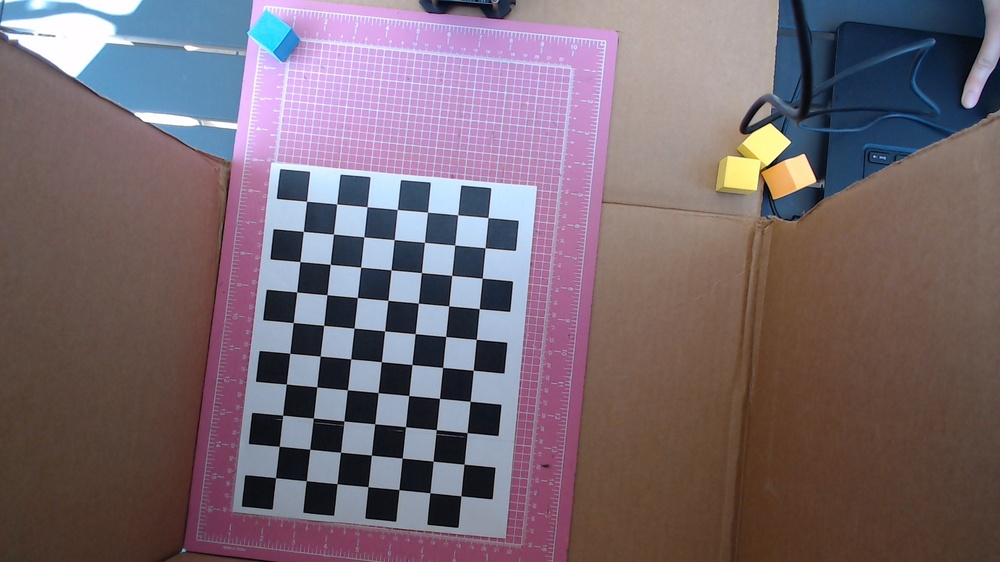
#> input picture src/WIN_20250413_16_06_25_Pro.jpg, 1000 x 562 px, shrunk from 1920 x 1080 before the run
$ python librarysandboxapril13.py
#> lines starting #> are read from the running program, lines starting #| are printed output that depends on the picture; after the words box and inside, x2 and y2 are one past the last pixel; in counts of white or black regions, pixels touching at a corner belong together
import numpy as np
import cv2 as cv
import glob

# termination criteria
criteria = (cv.TERM_CRITERIA_EPS + cv.TERM_CRITERIA_MAX_ITER, 30, 0.001)

# prepare object points, like (0,0,0), (1,0,0), (2,0,0) ....,(6,5,0)
objp = np.zeros((6*7,3), np.float32)
objp[:,:2] = np.mgrid[0:7,0:6].T.reshape(-1,2)

# Arrays to store object points and image points from all the images.
objpoints = [] # 3d point in real world space
imgpoints = [] # 2d points in image plane.

images = glob.glob('WIN_20250413_16_06_25_Pro.jpg')

for fname in images:
    img = cv.imread(fname)
#> img is the input picture: shape (562, 1000, 3); mean B, G, R 112.6, 104.2, 119.8
    gray = cv.cvtColor(img, cv.COLOR_BGR2GRAY)
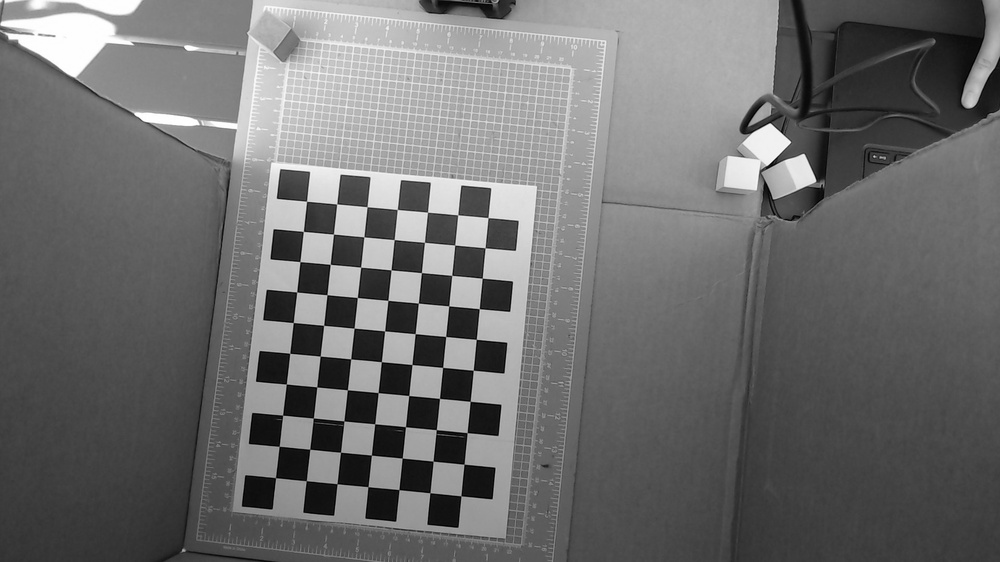
#> gray: shape (562, 1000); min 0, max 255, mean 109.9

    # Find the chess board corners
    ret, corners = cv.findChessboardCorners(gray, (10,7), None)
#> ret = True; corners = 70 rows, first 8: [275.5, 477.5], [279.2, 446.4], [282.5, 415.3], [286.4, 384], [289.7, 353.4], [293.4, 322.5], [296.6, 292], [299.8, 261.6]

    # If found, add object points, image points (after refining them)
    if ret == True:
        objpoints.append(objp)

        corners2 = cv.cornerSubPix(gray,corners, (11,11), (-1,-1), criteria)
#> corners2 = 70 rows, first 8: [275.5, 477.6], [279.2, 446.3], [282.6, 415.3], [286.3, 384], [289.7, 353.3], [293.3, 322.6], [296.7, 291.9], [299.9, 261.6]
        imgpoints.append(corners2)

        # Draw and display the corners
        cv.drawChessboardCorners(img, (10,7), corners2, ret)
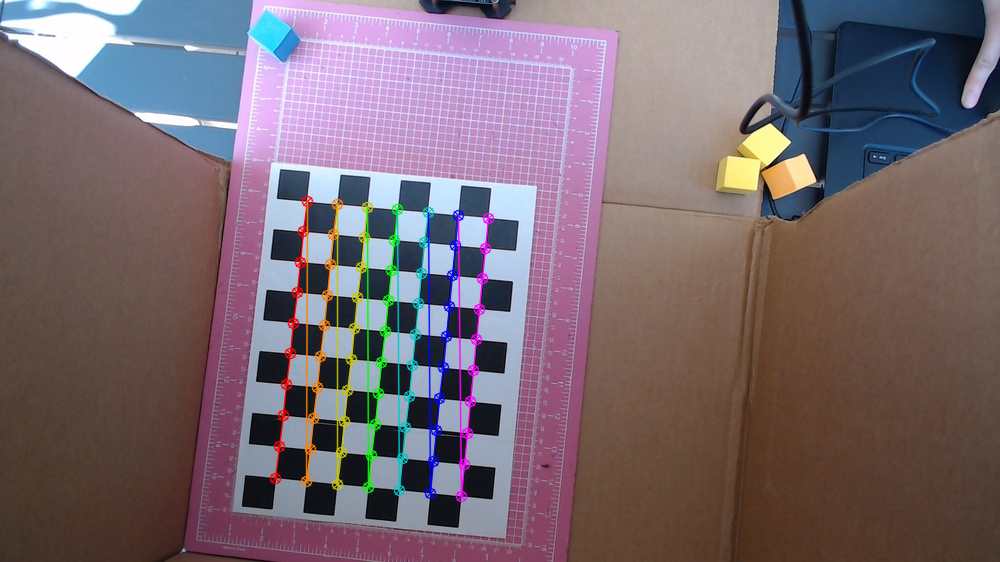
#> img: shape (562, 1000, 3); 2.88% of pixels changed, all inside (x1, y1, x2, y2) = (269, 195, 495, 503)
        cv.imshow('img', img)
        cv.waitKey(500)

cv.destroyAllWindows()


#> (the run stopped early here; a loop or call above may not have finished)

$ run again, with src/WIN_20250413_16_07_20_Pro.jpg copied over src/WIN_20250413_16_06_25_Pro.jpg
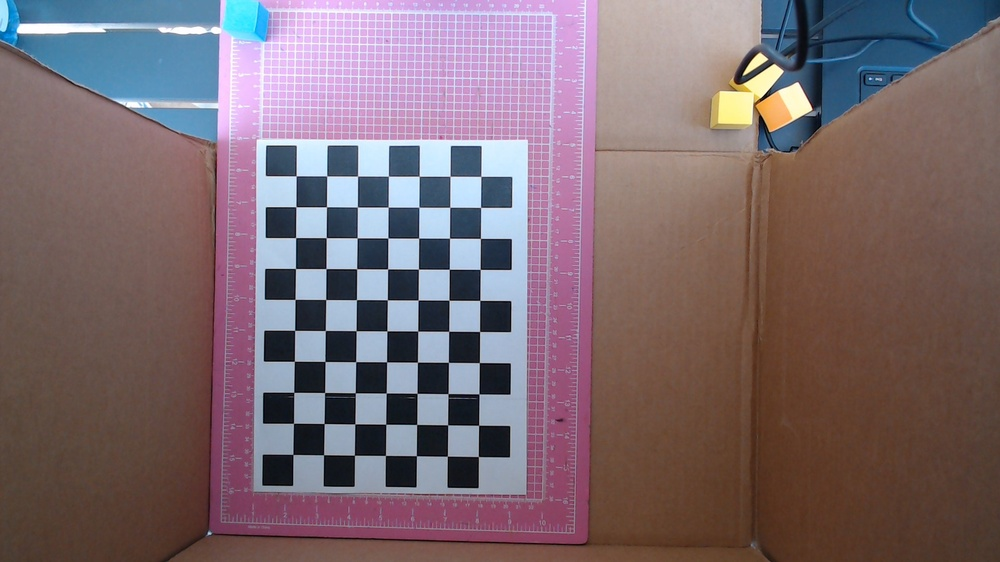
#> input picture src/WIN_20250413_16_07_20_Pro.jpg, 1000 x 562 px, shrunk from 1920 x 1080 before the run
#> img is the input picture: shape (562, 1000, 3); mean B, G, R 111.7, 105.7, 123.6
#> `gray = cv.cvtColor(img, cv.COLOR_BGR2GRAY)`:
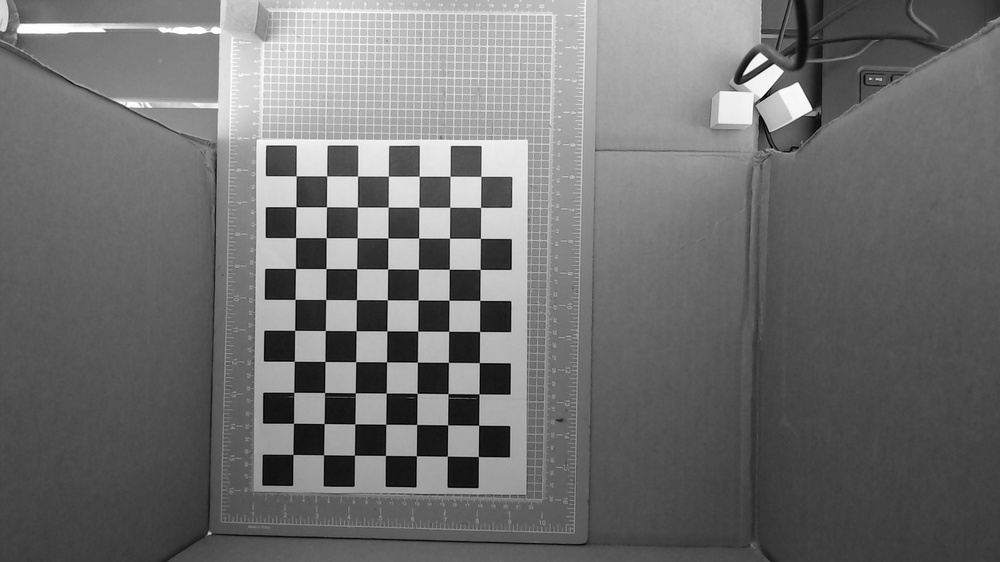
#> gray: shape (562, 1000); min 0, max 255, mean 111.7
#> ret = True; corners = 70 rows, first 8: [292.9, 454.5], [293.5, 423.3], [293.8, 392.4], [294.4, 361.3], [294.6, 330.4], [295, 299.4], [295.5, 268.5], [295.6, 237.6]
#> corners2 = 70 rows, first 8: [292.9, 454.4], [293.5, 423.3], [293.7, 392.4], [294.4, 361.3], [294.6, 330.4], [295, 299.4], [295.5, 268.5], [295.6, 237.6]
#> `cv.drawChessboardCorners(img, (10,7), corners2, ret)`:
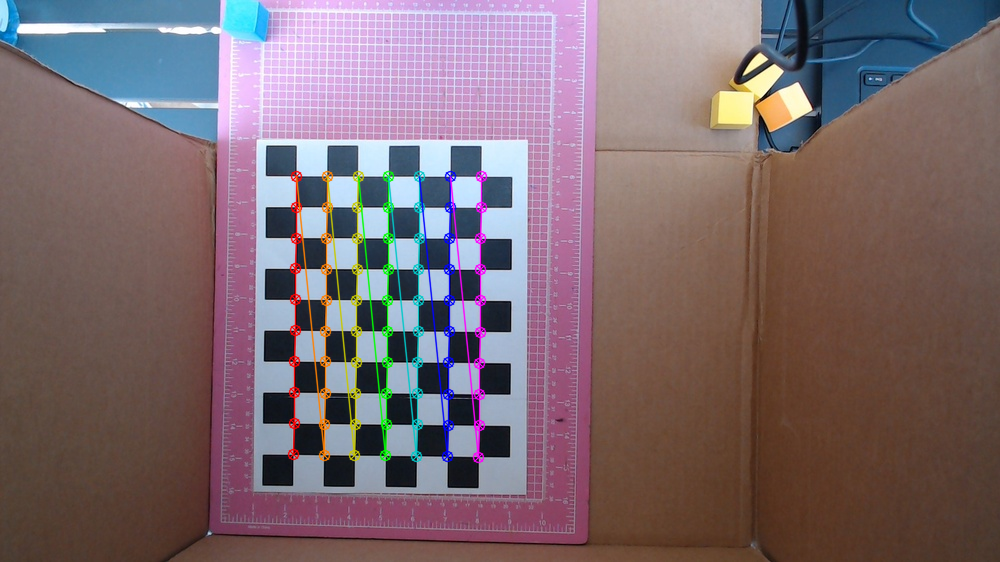
#> img: shape (562, 1000, 3); 2.87% of pixels changed, all inside (x1, y1, x2, y2) = (287, 170, 488, 464)

$ run again, with src/WIN_20250413_16_07_24_Pro.jpg copied over src/WIN_20250413_16_06_25_Pro.jpg
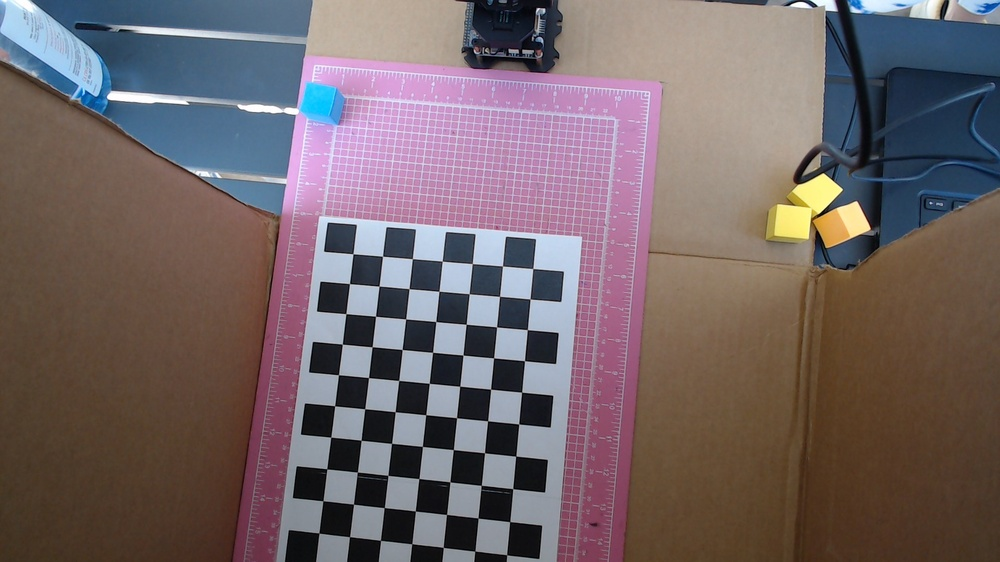
#> input picture src/WIN_20250413_16_07_24_Pro.jpg, 1000 x 562 px, shrunk from 1920 x 1080 before the run
#> img is the input picture: shape (562, 1000, 3); mean B, G, R 103, 100.9, 114.7
#> `gray = cv.cvtColor(img, cv.COLOR_BGR2GRAY)`:
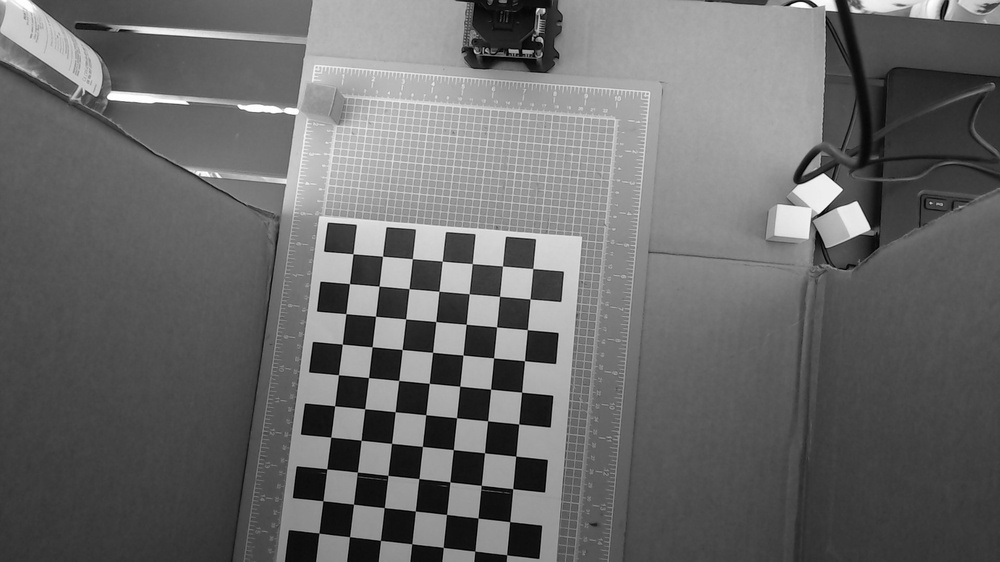
#> gray: shape (562, 1000); min 0, max 255, mean 105.3
#> ret = False; corners = 69 rows, first 8: [353, 254], [382.5, 256.5], [379, 286], [349.5, 283.5], [412.5, 259], [409, 288.5], [405.5, 319], [375.5, 316.5]

$ run again, with src/WIN_20250413_16_07_28_Pro.jpg copied over src/WIN_20250413_16_06_25_Pro.jpg
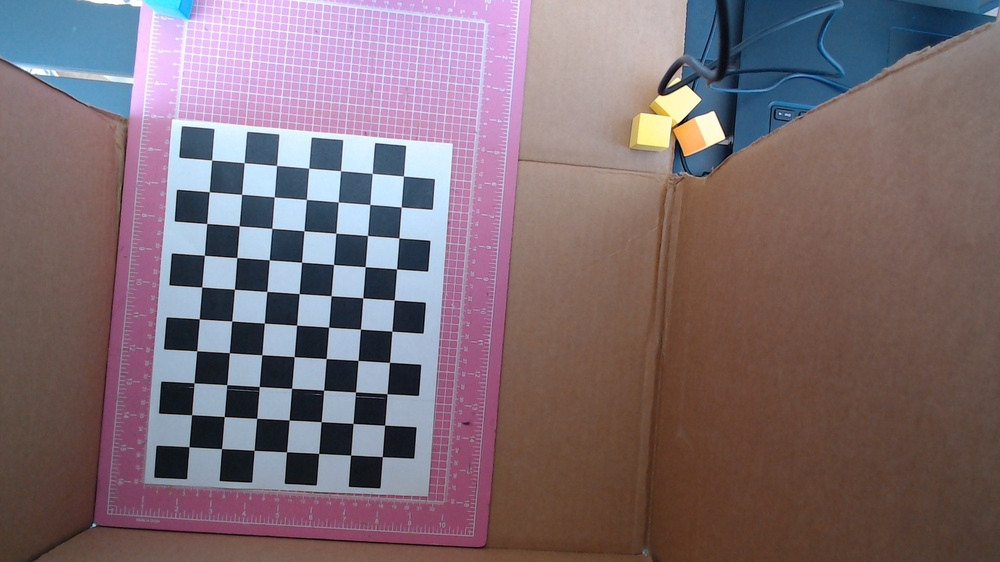
#> input picture src/WIN_20250413_16_07_28_Pro.jpg, 1000 x 562 px, shrunk from 1920 x 1080 before the run
#> img is the input picture: shape (562, 1000, 3); mean B, G, R 115, 108.1, 125.9
#> `gray = cv.cvtColor(img, cv.COLOR_BGR2GRAY)`:
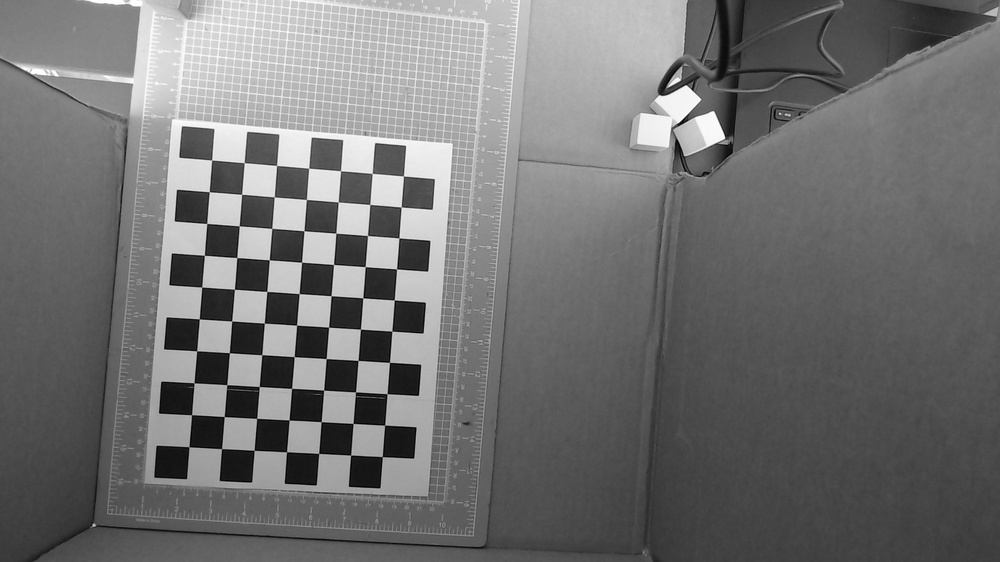
#> gray: shape (562, 1000); min 1, max 255, mean 114.2
#> ret = True; corners = 70 rows, first 8: [189, 446.8], [191.6, 414.7], [193.9, 382.8], [196.7, 350.8], [199.2, 318.8], [201.8, 287], [204.4, 255.2], [206.8, 223.4]
#> corners2 = 70 rows, first 8: [188.9, 446.7], [191.6, 414.7], [194, 383.1], [196.7, 350.8], [199.3, 318.9], [201.8, 287], [204.4, 255.3], [206.7, 223.5]
#> `cv.drawChessboardCorners(img, (10,7), corners2, ret)`:
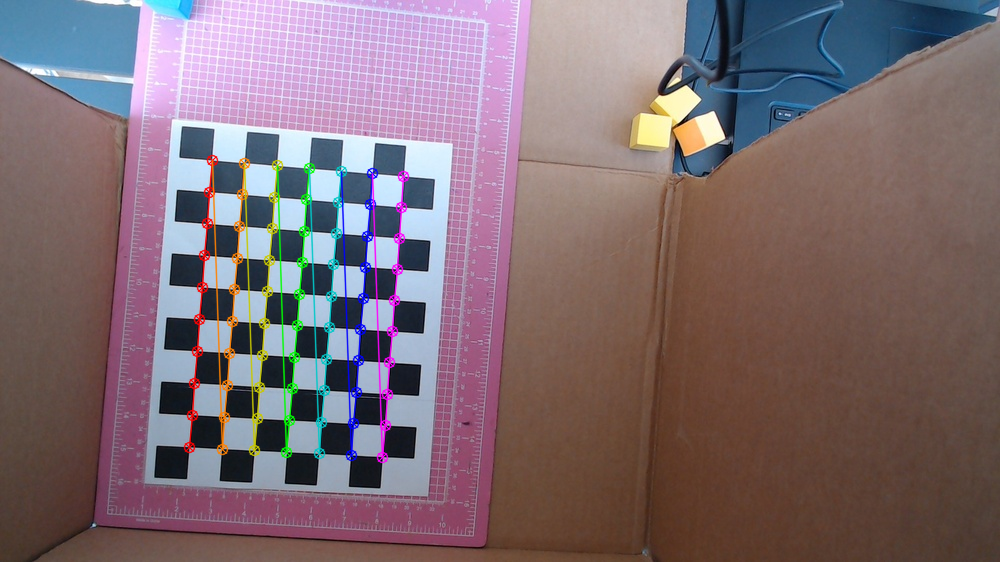
#> img: shape (562, 1000, 3); 2.92% of pixels changed, all inside (x1, y1, x2, y2) = (183, 154, 410, 464)
